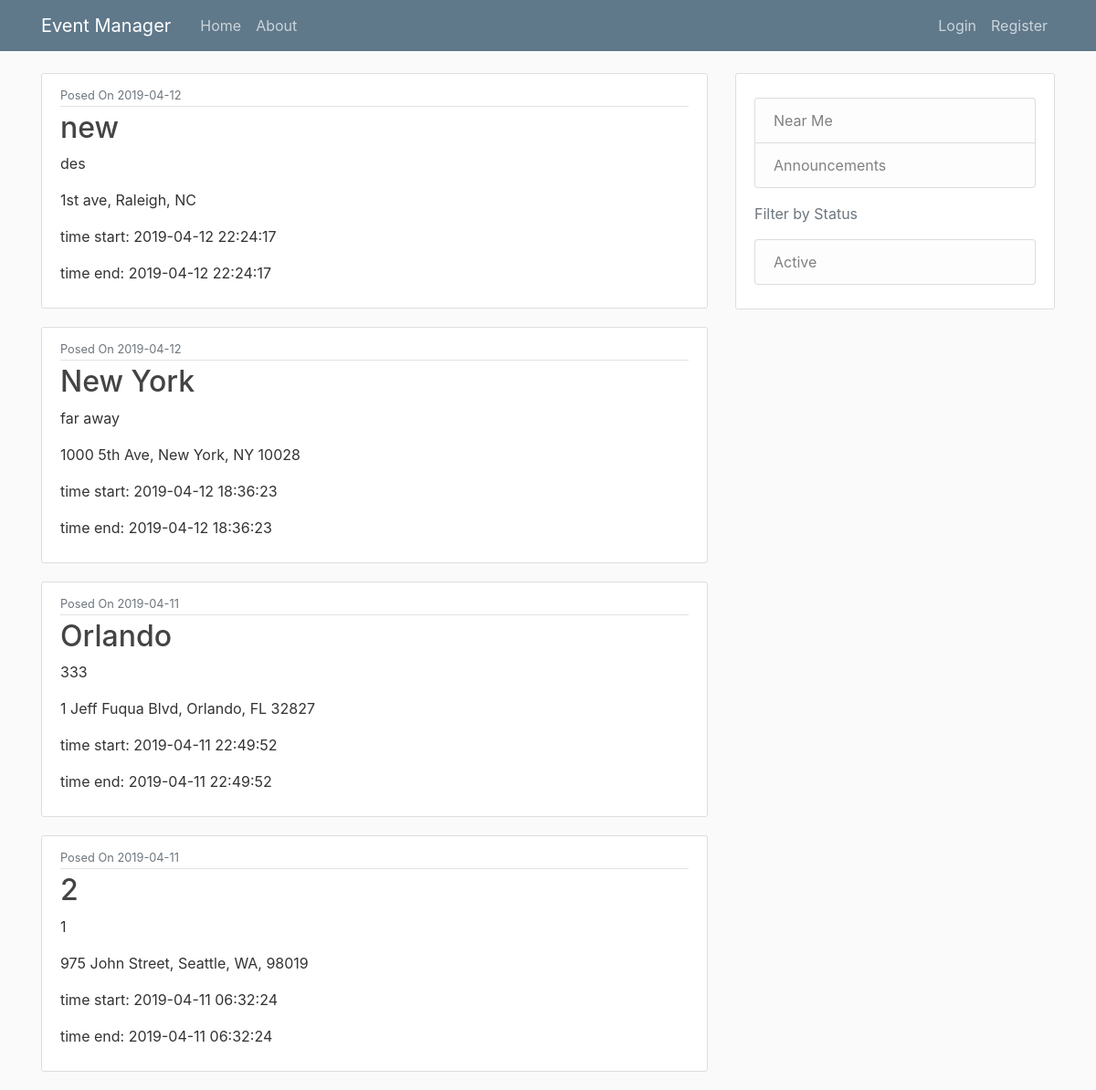
The page /home on the database its author committed.
### eventmanager/events/model.py (models this page shows, shortened)
class Event(db.Model):
    __tablename__ = 'events'
    id = db.Column(db.Integer, primary_key=True)
    title = db.Column(db.String(100), nullable=False)
    time_posted = db.Column(db.DateTime, nullable=False, default=datetime.utcnow())
    time_start = db.Column(db.DateTime, nullable=True)
    time_end = db.Column(db.DateTime, nullable=True)
    event_address = db.Column(db.String(200), nullable=False)
    description = db.Column(db.String, nullable=False)
    sponsor_id = db.Column(db.Integer, db.ForeignKey('users.id'), nullable=False)
    category = db.Column(db.Enum(EventEnum), nullable=False)
    status = db.Column(db.Enum(StatusEnum), nullable=True)
    registrations = db.relationship('Registration', backref='event', lazy=True, cascade="all, delete-orphan")

### eventmanager/main/routes.py (the view)
@main.route("/")
@main.route("/home")
def home():
    page = request.args.get('page', 1, type=int)
    registrations = Registration.query.order_by(Registration.registration_time.desc()).paginate(page=page, per_page=5)
    cache_servers = os.environ.get('MEMCACHIER_SERVERS')
    if cache_servers is None:
        events = Event.query.order_by(Event.time_posted.desc()).paginate(page=page, per_page=5)
    else:
        events = get_all_events(page)
    return render_template('home.html', events=events, registrations=registrations)

### eventmanager/templates/home.html
{% extends "layout.html" %}
{% block content %}
{% for event in events.items %}
<article class="media content-section">
    <div class="media-body">
        <div class="article-metadata">
            <small class="text-muted">Posed On {{ event.time_posted.strftime('%Y-%m-%d') }}</small>
        </div>
        <h2><a class="article-title" href="{{ url_for('events.get_event_ui', event_id=event.id) }}">{{ event.title }}</a></h2>
        <p class="article-content">{{ event.description }}</p>
        <p class="article-content">{{ event.event_address }}</p>
        <p class="article-content">time start: {{ event.time_start.strftime('%Y-%m-%d %H:%M:%S')}}</p>
        <p class="article-content">time end: {{ event.time_end.strftime('%Y-%m-%d %H:%M:%S')}}</p>
    </div>
</article>
{% endfor %}
{% endblock content %}

### eventmanager/templates/layout.html (shortened to what this page needs)
<!DOCTYPE html>
<html lang="en" dir="ltr">
  <head>
    <link rel="stylesheet" href="https://maxcdn.bootstrapcdn.com/bootstrap/4.0.0/css/bootstrap.min.css">
    <link rel="stylesheet" type="text/css" href="{{ url_for('static', filename='main.css') }}">
  </head>
  <body>
    <header class="site-header">
    <nav class="navbar navbar-expand-md navbar-dark bg-steel fixed-top">
      <div class="container">
        <a class="navbar-brand mr-4" href="/">Event Manager</a>
        <div class="collapse navbar-collapse" id="navbarToggle">
          <div class="navbar-nav mr-auto">
            <a class="nav-item nav-link" href="{{ url_for('main.home') }}">Home</a>
            <a class="nav-item nav-link" href="{{ url_for('main.about') }}">About</a>
          </div>
          <div class="navbar-nav">
            {% if current_user.is_authenticated and current_user.role.name == 'Sponsor' %}
              <a class="nav-item nav-link" href="{{ url_for('events.new_event_ui') }}">New Event</a>
              <a class="nav-item nav-link" href="{{ url_for('users.account_ui') }}">Account</a>
              <a class="nav-item nav-link" href="{{ url_for('users.logout_ui') }}">Logout</a>
              <a class="nav-item nav-link" href="{{ url_for('events.my_events_ui') }}">My Events</a>
            {% elif current_user.is_authenticated %}
              <a class="nav-item nav-link" href="{{ url_for('users.account_ui') }}">Account</a>
              <a class="nav-item nav-link" href="{{ url_for('users.logout_ui') }}">Logout</a>
              <a class="nav-item nav-link" href="{{ url_for('events.my_events_ui') }}">My Events</a>
            {% else %}
            <a class="nav-item nav-link" href="{{ url_for('users.login_ui') }}">Login</a>
            <a class="nav-item nav-link" href="{{ url_for('users.register_ui') }}">Register</a>
            {% endif %}
          </div>
        </div>
      </div>
    </nav>
</header>
<main role="main" class="container">
<div class="row">
<div class="col-md-8">
  {% block content %}{% endblock %}
</div>
<div class="col-md-4">
  <div class="content-section">
    <p class='text-muted'>
      <ul class="list-group">
        <a class="list-group-item list-group-item-light" href="{{ url_for('events.near_event_ui') }}">Near Me</a>
        <a class="list-group-item list-group-item-light" href="{{ url_for('events.announcement_ui') }}">Announcements</a>
      </ul>
    </p>
    <p class='text-muted'>Filter by Status
          <ul class="list-group">
            <li class="list-group-item list-group-item-light">Active</li>
          </ul>
    </p>
  </div>
</div>
</div>
</main>
  </body>
</html>

### eventmanager/static/main.css (style rules this page uses)
body { background: #fafafa; color: #333333; margin-top: 5rem; }
h1, h2, h3, h4, h5, h6 { color: #444444; }
.bg-steel { background-color: #5f788a; }
.site-header .navbar-nav .nav-link { color: #cbd5db; }
.content-section { background: #ffffff; padding: 10px 20px; border: 1px solid #dddddd; border-radius: 3px; margin-bottom: 20px; }
.article-title { color: #444444; }
.article-content { white-space: pre-line; }
.article-metadata { padding-bottom: 1px; margin-bottom: 4px; border-bottom: 1px solid #e3e3e3 }

### rows shown on the page
Event: time_posted "2019-04-12", title "new", description "des", event_address "1st ave, Raleigh, NC", time_start "2019-04-12 22:24:17", time_end "2019-04-12 22:24:17"
Event: time_posted "2019-04-12", title "New York", description "far away", event_address "1000 5th Ave, New York, NY 10028", time_start "2019-04-12 18:36:23", time_end "2019-04-12 18:36:23"
Event: time_posted "2019-04-11", title "Orlando", description "333", event_address "1 Jeff Fuqua Blvd, Orlando, FL 32827", time_start "2019-04-11 22:49:52", time_end "2019-04-11 22:49:52"
Event: time_posted "2019-04-11", title "2", description "1", event_address "975 John Street, Seattle, WA, 98019", time_start "2019-04-11 06:32:24", time_end "2019-04-11 06:32:24"
